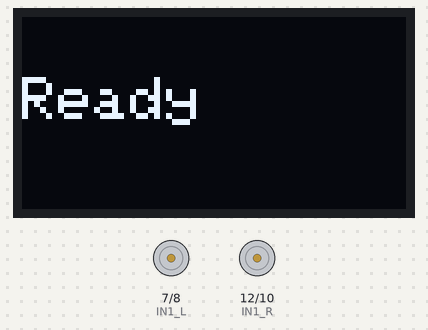
Bench run of a sketch on a simulated Arduino Uno, built with avr-gcc and run on an emulated ATmega328P. Parts: 128×64 one-colour display, motor-driver pin pairs drawn as motors (green arrow = first pin HIGH = forward, orange = second pin HIGH = backward, longer = more drive, scaled by the enable pin).

Above: at 0.1 s.
At 2.1 s:
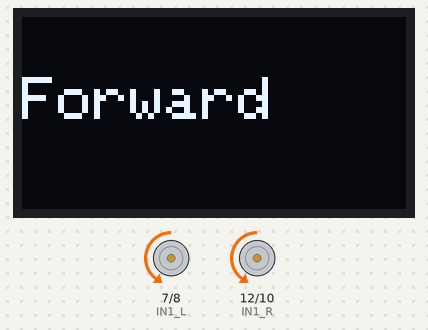
At 8.2 s:
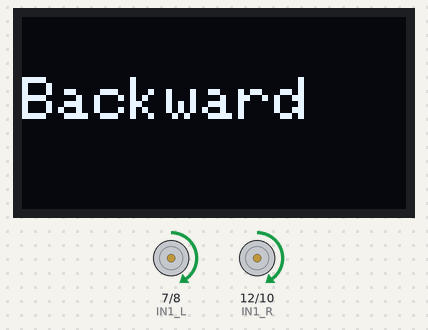
At 17.2 s:
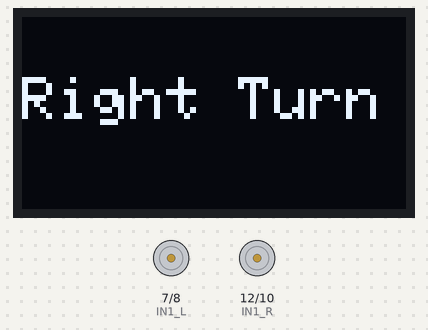
Timing chart, 0 to 40.0 s (numbered marks = the images above):
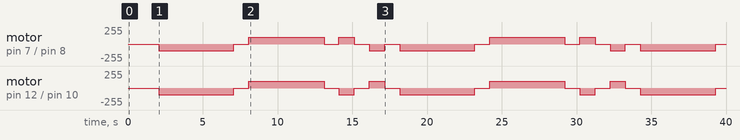

The sketch:

01_Car-3_Basic_Movements.ino
```cpp
// =================== OLED Libraries ===================
#include <Wire.h>
#include <Adafruit_GFX.h>
#include <Adafruit_SSD1306.h>

// =================== Pin Definitions ===================
#define ENCA_L 2
#define ENCB_L 4
#define PWM_L 6
#define IN2_L 8
#define IN1_L 7

#define ENCA_R 3
#define ENCB_R 5
#define PWM_R 11
#define IN2_R 10
#define IN1_R 12

Adafruit_SSD1306 display(128, 64, &Wire);

// =================== Low-Level Motor Control ===================

void motorLeft(int speed, bool forward) {
  analogWrite(PWM_L, speed);

  // INVERTED: Swap HIGH and LOW
  digitalWrite(IN1_L, forward ? LOW : HIGH);  // Changed
  digitalWrite(IN2_L, forward ? HIGH : LOW);  // Changed
}

void motorRight(int speed, bool forward) {
  analogWrite(PWM_R, speed);

  // INVERTED: Swap HIGH and LOW
  digitalWrite(IN1_R, forward ? LOW : HIGH);  // Changed
  digitalWrite(IN2_R, forward ? HIGH : LOW);  // Changed
}

void stopMotors() {
  analogWrite(PWM_L, 0);
  analogWrite(PWM_R, 0);
}

// =================== High-Level Movement Functions ===================

void moveForward(int speed) {
  motorLeft(speed, true);
  motorRight(speed, true);
  showMessage("Forward");
}

void moveBackward(int speed) {
  motorLeft(speed, false);
  motorRight(speed, false);
  showMessage("Backward");
}

void turnLeft(int speed) {
  motorLeft(speed, false);   // left backwards
  motorRight(speed, true);   // right forward
  showMessage("Left Turn");
}

void turnRight(int speed) {
  motorLeft(speed, true);    // left forward
  motorRight(speed, false);  // right backwards
  showMessage("Right Turn");
}

// =================== OLED Display Function ===================

void showMessage(String msg) {
  display.clearDisplay();
  display.setTextSize(2);
  display.setTextColor(WHITE);
  display.setCursor(0, 20);
  display.println(msg);
  display.display();
}

// =================== Setup ===================

void setup() {
  pinMode(IN1_L, OUTPUT);
  pinMode(IN2_L, OUTPUT);
  pinMode(PWM_L, OUTPUT);

  pinMode(IN1_R, OUTPUT);
  pinMode(IN2_R, OUTPUT);
  pinMode(PWM_R, OUTPUT);

  display.begin(SSD1306_SWITCHCAPVCC, 0x3C);
  showMessage("Ready");
  delay(2000);
}

// =================== Loop ===================

void loop() {
  moveForward(100);
  delay(5000);
  stopMotors();
  delay(1000);

  moveBackward(100);
  delay(5000);
  stopMotors();
  delay(1000);

  turnLeft(100);
  delay(1000);
  stopMotors();
  delay(1000);

  turnRight(100);
  delay(1000);
  stopMotors();
  delay(1000);
}
```

Measured:
- by itself, motor on pin 7 (IN1_L) / pin 8 (IN2_L): repeats every 16.1 s: stopped 1.0 s, forward 100/255 5.0 s, stopped 1.0 s, forward 100/255 1.0 s, stopped 1.0 s, backward 100/255 1.0 s, stopped 1.0 s, backward 100/255 5.0 s
- by itself, motor on pin 12 (IN1_R) / pin 10 (IN2_R): repeats every 16.1 s: stopped 1.0 s, forward 100/255 5.0 s, stopped 1.0 s, backward 100/255 1.0 s, stopped 1.0 s, forward 100/255 1.0 s, stopped 1.0 s, backward 100/255 5.0 s
- what the display in image 1 shows lasts 6.0 s, from 2.1 s to 8.1 s
